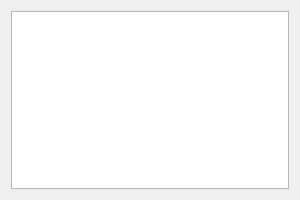
<?xml version="1.0" encoding="UTF-8"?>
<ui version="4.0">
    <class>Dialog</class>
    <widget class="QDialog" name="Dialog">
        <property name="geometry">
            <rect>
                <x>0</x>
                <y>0</y>
                <width>300</width>
                <height>200</height>
            </rect>
        </property>
        <property name="windowTitle">
            <string>Manage known players</string>
        </property>
        <layout class="QGridLayout" name="gridLayout">
            <item row="0" column="0">
                <widget class="QTableView" name="tableView"/>
            </item>
        </layout>
    </widget>
    <resources/>
    <connections/>
</ui>
